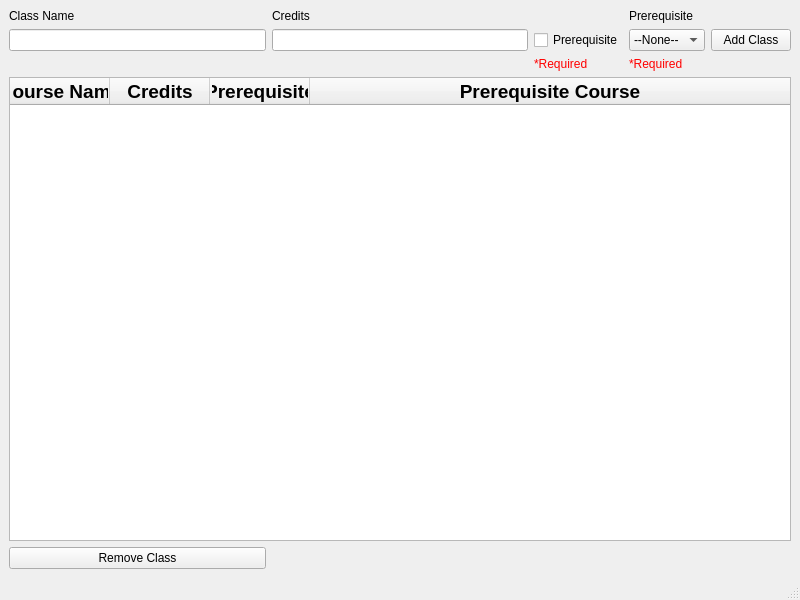
<?xml version="1.0" encoding="UTF-8"?>
<ui version="4.0">
 <class>MainWindow</class>
 <widget class="QMainWindow" name="MainWindow">
  <property name="geometry">
   <rect>
    <x>0</x>
    <y>0</y>
    <width>800</width>
    <height>600</height>
   </rect>
  </property>
  <property name="windowTitle">
   <string>MainWindow</string>
  </property>
  <property name="autoFillBackground">
   <bool>true</bool>
  </property>
  <widget class="QWidget" name="centralwidget">
   <layout class="QGridLayout" name="gridLayout">
    <item row="6" column="3">
     <widget class="QLabel" name="prereqCourseRequired">
      <property name="styleSheet">
       <string notr="true">color: red;</string>
      </property>
      <property name="text">
       <string>*Required</string>
      </property>
     </widget>
    </item>
    <item row="3" column="3">
     <widget class="QComboBox" name="prerequisiteCourseDropdown">
      <item>
       <property name="text">
        <string>--None--</string>
       </property>
      </item>
     </widget>
    </item>
    <item row="3" column="4">
     <widget class="QPushButton" name="addClassButton">
      <property name="text">
       <string>Add Class</string>
      </property>
     </widget>
    </item>
    <item row="1" column="0">
     <widget class="QLabel" name="classNameLabel">
      <property name="text">
       <string>Class Name</string>
      </property>
     </widget>
    </item>
    <item row="1" column="1">
     <widget class="QLabel" name="creditsLabel">
      <property name="text">
       <string>Credits</string>
      </property>
     </widget>
    </item>
    <item row="3" column="2">
     <widget class="QCheckBox" name="prerequisiteBool">
      <property name="text">
       <string>Prerequisite</string>
      </property>
     </widget>
    </item>
    <item row="7" column="0" colspan="5">
     <widget class="QTableWidget" name="classListTable">
      <property name="frameShape">
       <enum>QFrame::StyledPanel</enum>
      </property>
      <property name="frameShadow">
       <enum>QFrame::Sunken</enum>
      </property>
      <property name="editTriggers">
       <set>QAbstractItemView::NoEditTriggers</set>
      </property>
      <property name="alternatingRowColors">
       <bool>false</bool>
      </property>
      <property name="selectionBehavior">
       <enum>QAbstractItemView::SelectRows</enum>
      </property>
      <property name="textElideMode">
       <enum>Qt::ElideMiddle</enum>
      </property>
      <property name="showGrid">
       <bool>false</bool>
      </property>
      <property name="gridStyle">
       <enum>Qt::NoPen</enum>
      </property>
      <property name="sortingEnabled">
       <bool>true</bool>
      </property>
      <property name="cornerButtonEnabled">
       <bool>false</bool>
      </property>
      <attribute name="horizontalHeaderStretchLastSection">
       <bool>true</bool>
      </attribute>
      <attribute name="verticalHeaderVisible">
       <bool>false</bool>
      </attribute>
      <column>
       <property name="text">
        <string>Course Name</string>
       </property>
       <property name="font">
        <font>
         <pointsize>14</pointsize>
         <bold>true</bold>
        </font>
       </property>
      </column>
      <column>
       <property name="text">
        <string>Credits</string>
       </property>
       <property name="font">
        <font>
         <pointsize>14</pointsize>
         <bold>true</bold>
        </font>
       </property>
      </column>
      <column>
       <property name="text">
        <string>Prerequisite</string>
       </property>
       <property name="font">
        <font>
         <pointsize>14</pointsize>
         <bold>true</bold>
        </font>
       </property>
      </column>
      <column>
       <property name="text">
        <string>Prerequisite Course</string>
       </property>
       <property name="font">
        <font>
         <pointsize>14</pointsize>
         <bold>true</bold>
        </font>
       </property>
      </column>
     </widget>
    </item>
    <item row="6" column="2">
     <widget class="QLabel" name="prereqBoolRequired">
      <property name="styleSheet">
       <string notr="true">color: red;</string>
      </property>
      <property name="text">
       <string>*Required</string>
      </property>
     </widget>
    </item>
    <item row="3" column="1">
     <widget class="QLineEdit" name="creditsInput"/>
    </item>
    <item row="3" column="0">
     <widget class="QLineEdit" name="classNameInput"/>
    </item>
    <item row="1" column="3">
     <widget class="QLabel" name="prerequisiteLabel">
      <property name="text">
       <string>Prerequisite</string>
      </property>
     </widget>
    </item>
    <item row="8" column="0">
     <widget class="QPushButton" name="removeButton">
      <property name="text">
       <string>Remove Class</string>
      </property>
     </widget>
    </item>
   </layout>
  </widget>
  <widget class="QMenuBar" name="menubar">
   <property name="geometry">
    <rect>
     <x>0</x>
     <y>0</y>
     <width>800</width>
     <height>21</height>
    </rect>
   </property>
  </widget>
  <widget class="QStatusBar" name="statusbar"/>
 </widget>
 <resources/>
 <connections/>
</ui>
